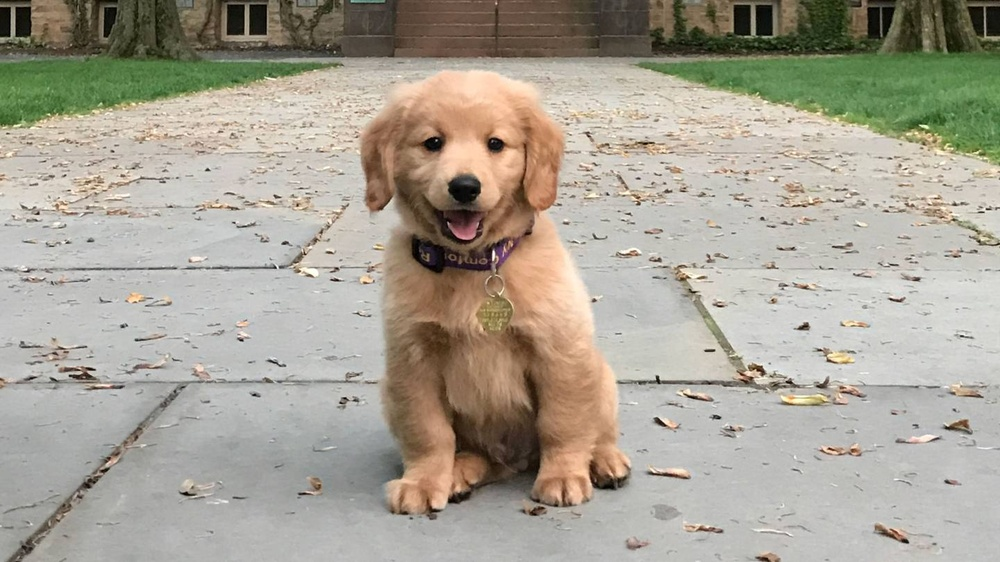
#> input picture KOA_Nassau_2697x1517.jpg, 1000 x 562 px, shrunk from 1440 x 810 before the run
$ python images.py
#> lines starting #> are read from the running program, lines starting #| are printed output that depends on the picture
import numpy as np
import matplotlib.pyplot as plt
from PIL import Image #library to help open images

picture = Image.open('./KOA_Nassau_2697x1517.jpg')
#> picture is the input picture: PIL image 1000x562 RGB; mean R, G, B 168.1, 162.3, 148.8

print(type(picture))
#| <class 'PIL.JpegImagePlugin.JpegImageFile'>
#picture.show()     #to display the image
print(picture.size)
#| (1000, 562)

pic_arr = np.asarray(picture)   #converts the image to an array of values
# [9 lines of commented-out code are left out]

pic_arr_second = Image.open("./ac-color-shuffle-2-bgra-1.jpg")
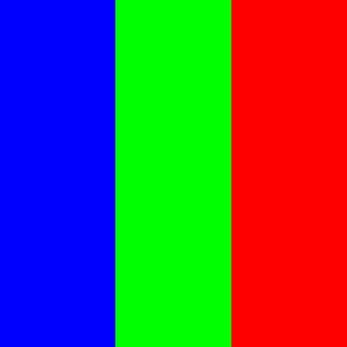
#> input picture ac-color-shuffle-2-bgra-1.jpg, 347 x 347 px, shrunk from 500 x 500 before the run
#> pic_arr_second is the input picture: PIL image 347x347 RGB; mean R, G, B 84.9, 85.2, 84.9
nparray = np.asarray(pic_arr_second)

plt.imshow(nparray[:,:,0],cmap='gray')
plt.show()
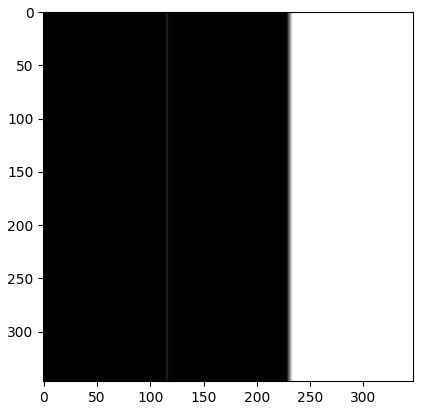
#> figure drawn by matplotlib, 1 panel
#print(nparray[:,:,:])

npcopy = nparray.copy()
npcopy.flags.writeable = True   #if numpy array is not writeable
npcopy[:,:,2] = 0
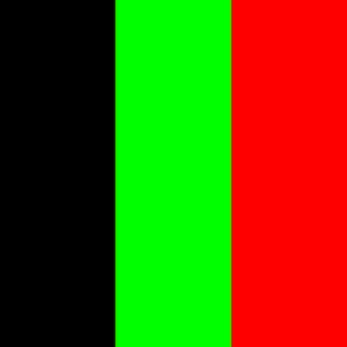
#> npcopy: shape (347, 347, 3); mean R, G, B 84.9, 85.2, 0
npcopy[:,:,1] = 0
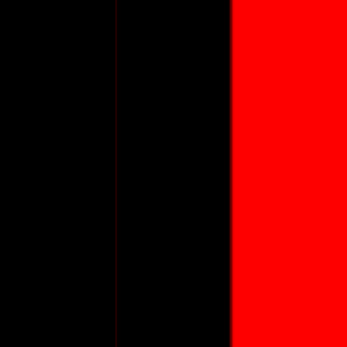
#> npcopy: shape (347, 347, 3); mean R, G, B 84.9, 0, 0
plt.imshow(npcopy)
plt.show()
